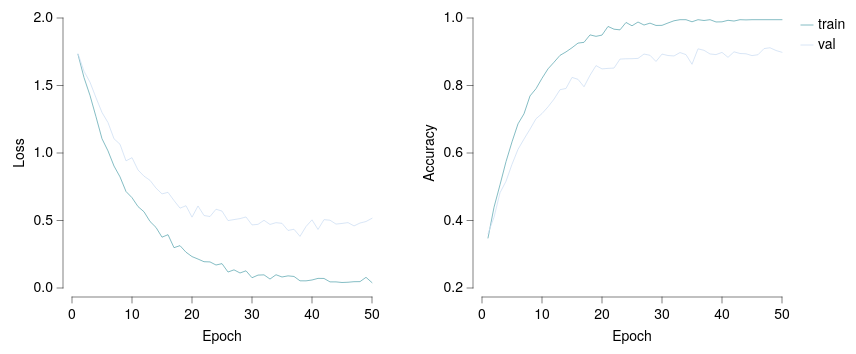

Write a Vega-Lite specification for this figure.
### Vega-Lite specification from a JSON file in a GitHub repository (floating-point values rounded to 4 significant figures)
{"background": null, "config": {"arc": {"fill": "#DBDBDB", "fillOpacity": 1.0, "innerRadius": 33.75, "padAngle": 0.03, "stroke": "black", "strokeOpacity": 1, "strokeWidth": 0.25}, "area": {"fill": "#DBDBDB", "fillOpacity": 1.0, "stroke": "black", "strokeOpacity": 1, "strokeWidth": 0.25}, "axis": {"domain": true, "domainCap": "round", "domainColor": "black", "domainWidth": 0.25, "grid": false, "gridCap": "round", "gridColor": "#F1F1F1", "gridDash": [0, 0], "gridOpacity": 1.0, "gridWidth": 0.25, "labelColor": "black", "labelFont": "Helvetica Neue, HelveticaNeue, Helvetica, Arial, sans-serif", "labelFontSize": 7, "labelFontStyle": "normal", "labelFontWeight": 400, "offset": 4.5, "ticks": true, "tickCap": "round", "tickColor": "black", "tickRound": false, "tickSize": 3, "tickWidth": 0.25, "titleColor": "black", "titleFont": "Helvetica Neue, HelveticaNeue, Helvetica, Arial, sans-serif", "titleFontSize": 7, "titleFontStyle": "normal", "titleFontWeight": 400}, "axisX": {"domain": true, "labelAlign": "center", "labelAngle": 0, "labels": true, "ticks": true, "translate": 0}, "axisY": {"domain": true, "labelAlign": "right", "labelAngle": 0, "labels": true, "ticks": true, "translate": 0}, "axisRight": {"domain": true, "labelAlign": "left", "labelAngle": 0, "labels": true, "ticks": true, "translate": 0}, "axisTop": {"domain": true, "labelAlign": "center", "labelAngle": 0, "labels": true, "ticks": true, "translate": 0}, "axisBand": {"tickOffset": 0}, "bar": {"fill": "#DBDBDB", "fillOpacity": 1.0, "stroke": "black", "strokeOpacity": 1, "strokeWidth": 0.25}, "boxplot": {"size": 12.15, "ticks": {"cornerRadius": 0.25, "fill": "black", "opacity": 1, "size": 6.075, "thickness": 0.25}, "box": {"fillOpacity": 1.0, "stroke": "black", "strokeOpacity": 1, "strokeWidth": 0.25}, "median": {"cornerRadius": 0, "fill": "black", "fillOpacity": 1.0, "opacity": 1, "size": 12.15, "thickness": 0.25}, "rule": {"fill": "black", "fillOpacity": 1.0, "size": 13.5, "stroke": "black", "strokeDash": [0, 0], "strokeOpacity": 1, "strokeWidth": 0.25}, "outliers": {"color": "black", "fill": "black", "fillOpacity": 1.0, "size": 0, "stroke": "black", "strokeOpacity": 1, "strokeWidth": 0.25}}, "circle": {"fill": "black", "fillOpacity": 1.0, "size": 1.688, "stroke": null, "strokeOpacity": 1, "strokeWidth": 0.25}, "errorband": {"band": {"fillOpacity": 0.6, "stroke": null, "strokeWidth": 0.25, "strokeOpacity": 1}, "borders": {"opacity": 0, "strokeOpacity": 0.25, "strokeWidth": 1}}, "errorbar": {"opacity": 1, "rule": {"strokeDash": [0, 0], "strokeWidth": 0.25}, "ticks": {"color": "black", "cornerRadius": 0.125, "opacity": 1, "size": 8.1, "thickness": 0.25}, "thickness": 0.25}, "font": "Helvetica Neue, HelveticaNeue, Helvetica, Arial, sans-serif", "geoshape": {"fill": "#DBDBDB", "fillOpacity": 1.0, "stroke": "black", "strokeOpacity": 1, "strokeWidth": 0.25}, "header": {"labelColor": "black", "labelFont": "Helvetica Neue, HelveticaNeue, Helvetica, Arial, sans-serif", "labelFontSize": 7, "labelFontStyle": "normal", "labelFontWeight": 400, "titleColor": "black", "titleFont": "Helvetica Neue, HelveticaNeue, Helvetica, Arial, sans-serif", "titleFontSize": 7, "titleFontStyle": "normal", "titleFontWeight": 400, "titlePadding": 0}, "legend": {"disable": false, "offset": 4.5, "titlePadding": 4, "labelOffset": 2, "gradientLabelOffset": 2, "gradientLength": 67.5, "gradientThickness": 6.75, "gradientOpacity": 1.0, "gradientStrokeColor": "black", "gradientStrokeWidth": 0.25, "labelColor": "black", "labelFont": "Helvetica Neue, HelveticaNeue, Helvetica, Arial, sans-serif", "labelFontSize": 7, "labelFontStyle": "normal", "labelFontWeight": 400, "strokeColor": "black", "strokeWidth": 0, "symbolSize": 42, "symbolStrokeColor": "black", "symbolStrokeWidth": 0.25, "titleColor": "black", "titleFont": "Helvetica Neue, HelveticaNeue, Helvetica, Arial, sans-serif", "titleFontSize": 7, "titleFontStyle": "normal", "titleFontWeight": 400}, "line": {"color": "black", "stroke": "black", "strokeCap": "round", "strokeDash": [0, 0], "strokeOpacity": 1, "strokeWidth": 0.375}, "point": {"filled": true, "fill": "#DBDBDB", "fillOpacity": 1.0, "size": 6.75, "stroke": "black", "strokeOpacity": 1, "strokeWidth": 0.25}, "range": {"category": ["#5CA7B1", "#CDDEF3", "#B7B3E4", "#B3DAB5", "#F5E1B3", "#3D727B", "#8AA8D2", "#867DAC", "#80A988", "#CBB17A", "#204148", "#59719A", "#584C77", "#507B5F", "#9D824D"], "diverging": {"scheme": ["#C35082", "#CE6D94", "#D989A7", "#E2A4BA", "#EABFCE", "#F1DBE2", "#F6F6F6", "#D7E0EB", "#B9CBE0", "#9BB6D5", "#7DA1C9", "#5F8CBD", "#4177B1"]}, "heatmap": {"scheme": ["#32022B", "#43044D", "#4C196E", "#4D338C", "#484DA6", "#3A68BB", "#1D83CA", "#1D9CCB", "#23B5C9", "#28CDC5", "#4DE0B4", "#91EE9F"]}, "ordinal": {"scheme": ["#F1F1F1", "#DBDBDB", "#C6C6C6", "#B2B2B2", "#9D9D9D", "#898989", "#767676", "#636363", "#515151", "#404040", "#2F2F2F", "#1F1F1F"]}, "ramp": {"scheme": ["#32022B", "#43044D", "#4C196E", "#4D338C", "#484DA6", "#3A68BB", "#1D83CA", "#1D9CCB", "#23B5C9", "#28CDC5", "#4DE0B4", "#91EE9F"]}}, "rule": {"color": "black", "stroke": "black", "strokeCap": "round", "strokeDash": [2, 2], "strokeOpacity": 1, "strokeWidth": 0.25}, "scale": {"bandPaddingInner": 0.1, "bandPaddingOuter": 0.1, "round": false}, "rect": {"fill": "#DBDBDB", "fillOpacity": 1.0, "stroke": "black", "strokeOpacity": 1, "strokeWidth": 0.25}, "square": {"fill": "#DBDBDB", "fillOpacity": 1.0, "size": 13.5, "stroke": "black", "strokeOpacity": 1, "strokeWidth": 0.25}, "text": {"color": "black", "font": "Helvetica Neue, HelveticaNeue, Helvetica, Arial, sans-serif", "fontSize": 7, "fontStyle": "normal", "fontWeight": 400}, "tick": {"color": "black", "cornerRadius": 0.125, "opacity": 1.0, "size": 12.15, "thickness": 0.25}, "title": {"anchor": "middle", "frame": "group", "color": "black", "font": "Helvetica Neue, HelveticaNeue, Helvetica, Arial, sans-serif", "fontSize": 7, "fontStyle": "normal", "fontWeight": 400, "subtitleColor": "black", "subtitleFont": "Helvetica Neue, HelveticaNeue, Helvetica, Arial, sans-serif", "subtitleFontSize": "Helvetica Neue, HelveticaNeue, Helvetica, Arial, sans-serif", "subtitleFontStyle": "normal", "subtitleFontWeight": 400}, "trail": {"color": "black", "opacity": 1, "size": 0.375}, "view": {"continuousWidth": 150, "continuousHeight": 135, "discreteWidth": 150, "discreteHeight": 135, "fill": null, "stroke": null, "strokeWidth": 0.25}}, "hconcat": [{"mark": {"type": "line"}, "encoding": {"color": {"field": "split", "sort": ["train", "val"], "title": null, "type": "nominal"}, "x": {"field": "epoch", "scale": {"domain": [0, 50], "nice": false}, "title": "Epoch", "type": "quantitative"}, "y": {"field": "loss", "scale": {"domain": [0, 2]}, "title": "Loss", "type": "quantitative"}}}, {"mark": {"type": "line"}, "encoding": {"color": {"field": "split", "sort": ["train", "val"], "title": null, "type": "nominal"}, "x": {"field": "epoch", "scale": {"domain": [0, 50], "nice": false}, "title": "Epoch", "type": "quantitative"}, "y": {"field": "accuracy", "scale": {"domain": [0.2, 1]}, "title": "Accuracy", "type": "quantitative"}}}], "data": {"name": "data-7a4b3c2260c15d07dc72bae3f59f8ddc"}, "resolve": {"scale": {"y": "independent"}}, "$schema": "https://vega.github.io/schema/vega-lite/v6.4.1.json", "datasets": {"data-7a4b3c2260c15d07dc72bae3f59f8ddc": [{"epoch": 1, "split": "train", "loss": 1.73, "accuracy": 0.3481}, {"epoch": 2, "split": "train", "loss": 1.559, "accuracy": 0.4391}, {"epoch": 3, "split": "train", "loss": 1.426, "accuracy": 0.5057}, {"epoch": 4, "split": "train", "loss": 1.268, "accuracy": 0.5742}, {"epoch": 5, "split": "train", "loss": 1.106, "accuracy": 0.6329}, {"epoch": 6, "split": "train", "loss": 1.015, "accuracy": 0.6864}, {"epoch": 7, "split": "train", "loss": 0.9036, "accuracy": 0.7162}, {"epoch": 8, "split": "train", "loss": 0.8233, "accuracy": 0.769}, {"epoch": 9, "split": "train", "loss": 0.7148, "accuracy": 0.7905}, {"epoch": 10, "split": "train", "loss": 0.6691, "accuracy": 0.8213}, {"epoch": 11, "split": "train", "loss": 0.6032, "accuracy": 0.8493}, {"epoch": 12, "split": "train", "loss": 0.5645, "accuracy": 0.8689}, {"epoch": 13, "split": "train", "loss": 0.4929, "accuracy": 0.8893}, {"epoch": 14, "split": "train", "loss": 0.4487, "accuracy": 0.8995}, {"epoch": 15, "split": "train", "loss": 0.3765, "accuracy": 0.9119}, {"epoch": 16, "split": "train", "loss": 0.3949, "accuracy": 0.9256}, {"epoch": 17, "split": "train", "loss": 0.2986, "accuracy": 0.9279}, {"epoch": 18, "split": "train", "loss": 0.3137, "accuracy": 0.95}, {"epoch": 19, "split": "train", "loss": 0.2651, "accuracy": 0.9457}, {"epoch": 20, "split": "train", "loss": 0.2327, "accuracy": 0.9494}, {"epoch": 21, "split": "train", "loss": 0.2144, "accuracy": 0.975}, {"epoch": 22, "split": "train", "loss": 0.1948, "accuracy": 0.9668}, {"epoch": 23, "split": "train", "loss": 0.1932, "accuracy": 0.9649}, {"epoch": 24, "split": "train", "loss": 0.1704, "accuracy": 0.9868}, {"epoch": 25, "split": "train", "loss": 0.1804, "accuracy": 0.9769}, {"epoch": 26, "split": "train", "loss": 0.1183, "accuracy": 0.9881}, {"epoch": 27, "split": "train", "loss": 0.1345, "accuracy": 0.9792}, {"epoch": 28, "split": "train", "loss": 0.1113, "accuracy": 0.9848}, {"epoch": 29, "split": "train", "loss": 0.1274, "accuracy": 0.978}, {"epoch": 30, "split": "train", "loss": 0.07601, "accuracy": 0.9782}, {"epoch": 31, "split": "train", "loss": 0.0955, "accuracy": 0.9852}, {"epoch": 32, "split": "train", "loss": 0.09743, "accuracy": 0.9918}, {"epoch": 33, "split": "train", "loss": 0.0663, "accuracy": 0.995}, {"epoch": 34, "split": "train", "loss": 0.09824, "accuracy": 0.995}, {"epoch": 35, "split": "train", "loss": 0.08157, "accuracy": 0.9888}, {"epoch": 36, "split": "train", "loss": 0.0899, "accuracy": 0.995}, {"epoch": 37, "split": "train", "loss": 0.08553, "accuracy": 0.9926}, {"epoch": 38, "split": "train", "loss": 0.05317, "accuracy": 0.995}, {"epoch": 39, "split": "train", "loss": 0.05297, "accuracy": 0.9883}, {"epoch": 40, "split": "train", "loss": 0.05926, "accuracy": 0.9887}, {"epoch": 41, "split": "train", "loss": 0.07119, "accuracy": 0.9932}, {"epoch": 42, "split": "train", "loss": 0.07063, "accuracy": 0.991}, {"epoch": 43, "split": "train", "loss": 0.04534, "accuracy": 0.995}, {"epoch": 44, "split": "train", "loss": 0.0452, "accuracy": 0.9944}, {"epoch": 45, "split": "train", "loss": 0.04083, "accuracy": 0.995}, {"epoch": 46, "split": "train", "loss": 0.04269, "accuracy": 0.995}, {"epoch": 47, "split": "train", "loss": 0.04668, "accuracy": 0.995}, {"epoch": 48, "split": "train", "loss": 0.0472, "accuracy": 0.995}, {"epoch": 49, "split": "train", "loss": 0.07908, "accuracy": 0.995}, {"epoch": 50, "split": "train", "loss": 0.03975, "accuracy": 0.995}, {"epoch": 1, "split": "val", "loss": 1.736, "accuracy": 0.3608}, {"epoch": 2, "split": "val", "loss": 1.606, "accuracy": 0.4097}, {"epoch": 3, "split": "val", "loss": 1.525, "accuracy": 0.4821}, {"epoch": 4, "split": "val", "loss": 1.409, "accuracy": 0.5162}, {"epoch": 5, "split": "val", "loss": 1.3, "accuracy": 0.5664}, {"epoch": 6, "split": "val", "loss": 1.225, "accuracy": 0.6108}, {"epoch": 7, "split": "val", "loss": 1.105, "accuracy": 0.6413}, {"epoch": 8, "split": "val", "loss": 1.065, "accuracy": 0.6706}, {"epoch": 9, "split": "val", "loss": 0.9417, "accuracy": 0.7014}, {"epoch": 10, "split": "val", "loss": 0.9653, "accuracy": 0.7168}, {"epoch": 11, "split": "val", "loss": 0.8741, "accuracy": 0.7367}, {"epoch": 12, "split": "val", "loss": 0.8286, "accuracy": 0.7596}, {"epoch": 13, "split": "val", "loss": 0.7974, "accuracy": 0.7875}, {"epoch": 14, "split": "val", "loss": 0.7398, "accuracy": 0.7912}, {"epoch": 15, "split": "val", "loss": 0.6971, "accuracy": 0.824}, {"epoch": 16, "split": "val", "loss": 0.7087, "accuracy": 0.8182}, {"epoch": 17, "split": "val", "loss": 0.6479, "accuracy": 0.7962}, {"epoch": 18, "split": "val", "loss": 0.5915, "accuracy": 0.8303}, {"epoch": 19, "split": "val", "loss": 0.6094, "accuracy": 0.859}, {"epoch": 20, "split": "val", "loss": 0.5248, "accuracy": 0.8492}, {"epoch": 21, "split": "val", "loss": 0.6076, "accuracy": 0.8507}, {"epoch": 22, "split": "val", "loss": 0.5369, "accuracy": 0.8516}, {"epoch": 23, "split": "val", "loss": 0.5295, "accuracy": 0.8783}, {"epoch": 24, "split": "val", "loss": 0.5836, "accuracy": 0.8792}, {"epoch": 25, "split": "val", "loss": 0.5697, "accuracy": 0.8795}, {"epoch": 26, "split": "val", "loss": 0.4994, "accuracy": 0.8802}, {"epoch": 27, "split": "val", "loss": 0.5068, "accuracy": 0.8932}, {"epoch": 28, "split": "val", "loss": 0.514, "accuracy": 0.8895}, {"epoch": 29, "split": "val", "loss": 0.5262, "accuracy": 0.8712}, {"epoch": 30, "split": "val", "loss": 0.4672, "accuracy": 0.8931}, {"epoch": 31, "split": "val", "loss": 0.4716, "accuracy": 0.8888}, {"epoch": 32, "split": "val", "loss": 0.5014, "accuracy": 0.8875}, {"epoch": 33, "split": "val", "loss": 0.4707, "accuracy": 0.8976}, {"epoch": 34, "split": "val", "loss": 0.4839, "accuracy": 0.8914}, {"epoch": 35, "split": "val", "loss": 0.4789, "accuracy": 0.8629}, {"epoch": 36, "split": "val", "loss": 0.4264, "accuracy": 0.9087}, {"epoch": 37, "split": "val", "loss": 0.4351, "accuracy": 0.9043}, {"epoch": 38, "split": "val", "loss": 0.3825, "accuracy": 0.8934}, {"epoch": 39, "split": "val", "loss": 0.4553, "accuracy": 0.8915}, {"epoch": 40, "split": "val", "loss": 0.505, "accuracy": 0.8981}, {"epoch": 41, "split": "val", "loss": 0.4336, "accuracy": 0.8835}, {"epoch": 42, "split": "val", "loss": 0.5064, "accuracy": 0.8998}, {"epoch": 43, "split": "val", "loss": 0.5021, "accuracy": 0.8948}, {"epoch": 44, "split": "val", "loss": 0.4735, "accuracy": 0.8939}, {"epoch": 45, "split": "val", "loss": 0.4782, "accuracy": 0.8885}, {"epoch": 46, "split": "val", "loss": 0.4844, "accuracy": 0.8912}, {"epoch": 47, "split": "val", "loss": 0.4599, "accuracy": 0.9093}, {"epoch": 48, "split": "val", "loss": 0.4812, "accuracy": 0.9118}, {"epoch": 49, "split": "val", "loss": 0.4924, "accuracy": 0.9037}, {"epoch": 50, "split": "val", "loss": 0.5164, "accuracy": 0.8983}]}}
